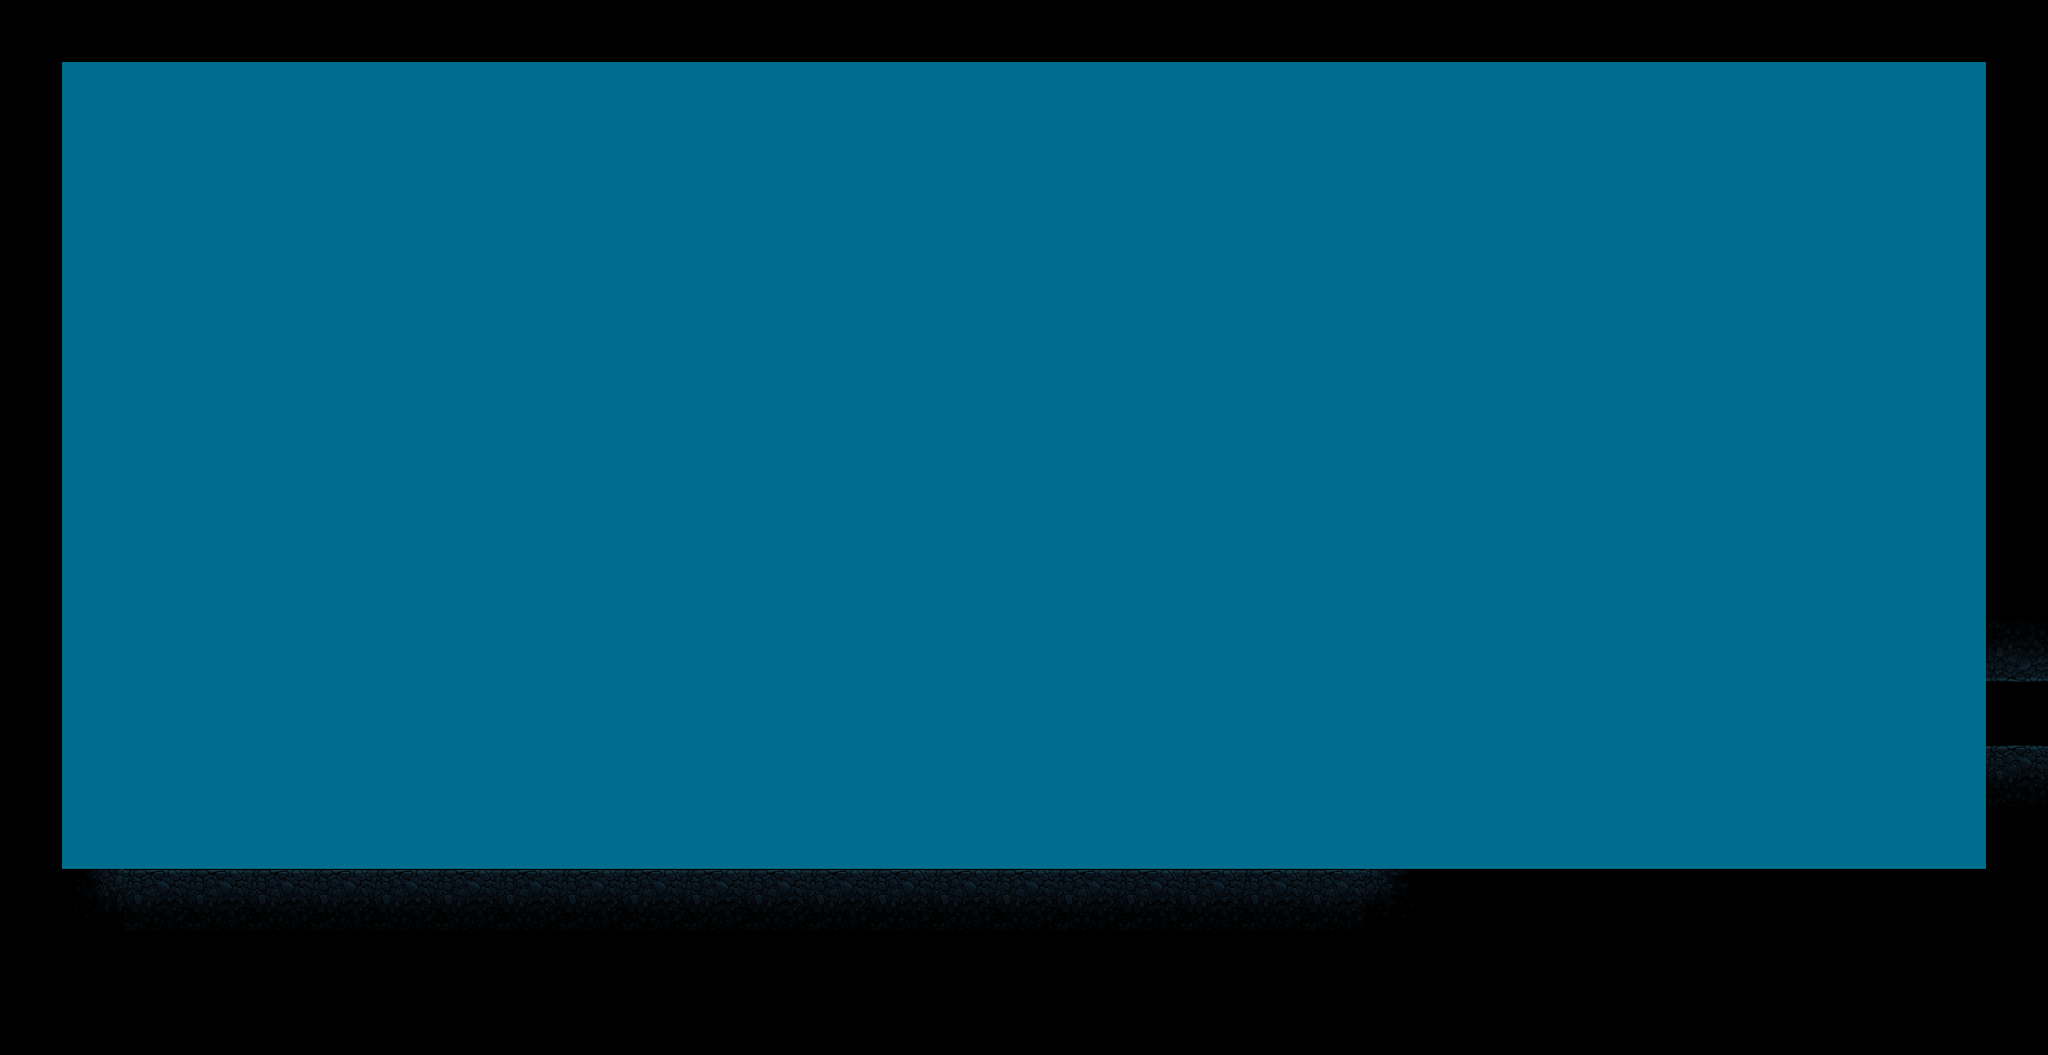

Below is a game level as drawn by its tile map, then a one-line description and the .tmx that defines it (tile-layer data replaced by summaries):
An orthogonal 33x17 tile map with 64x64 px tiles, 7 tile layers (Background, Rocks Third Layer, Rocks Second Layer, Rocks First Layer, ...), 9 tilesets and 6 objects (DungBeetle).

<map version="1.10" tiledversion="1.11.0" orientation="orthogonal" renderorder="right-down" width="33" height="17" tilewidth="64" tileheight="64" infinite="0" nextlayerid="76" nextobjectid="1396">
 <tileset firstgid="1" name="tiles_cave" tilewidth="64" tileheight="64" tilecount="100" columns="10">
  <image source="../Props/tiles_cave.png" width="640" height="640" />
 </tileset>
 <tileset firstgid="101" name="rocas1" tilewidth="64" tileheight="64" tilecount="480" columns="30">
  <image source="../Environment/rocas1.png" width="1920" height="1080" />
 </tileset>
 <tileset firstgid="581" name="rocas2" tilewidth="64" tileheight="64" tilecount="480" columns="30">
  <image source="../Environment/rocas2.png" width="1920" height="1080" />
 </tileset>
 <tileset firstgid="1061" name="rocas3" tilewidth="64" tileheight="64" tilecount="480" columns="30">
  <image source="../Environment/rocas3.png" width="1920" height="1080" />
 </tileset>
 <tileset firstgid="1541" name="Fondo_cueva" tilewidth="64" tileheight="64" tilecount="480" columns="30">
  <image source="../Environment/Fondo_cueva.png" width="1920" height="1080" />
 </tileset>
 <tileset firstgid="2021" name="niebla_fondo" tilewidth="64" tileheight="64" tilecount="480" columns="30">
  <image source="../Environment/niebla_fondo.png" width="1920" height="1080" />
 </tileset>
 <tileset firstgid="2501" name="piedras_columnas0" tilewidth="64" tileheight="64" tilecount="480" columns="30">
  <image source="../Environment/piedras_columnas0.png" width="1920" height="1080" />
 </tileset>
 <tileset firstgid="2981" name="piedras0" tilewidth="64" tileheight="64" tilecount="480" columns="30">
  <image source="../Environment/piedras0.png" width="1920" height="1080" />
 </tileset>
 <tileset firstgid="3461" name="spike3" tilewidth="64" tileheight="64" tilecount="4" columns="2">
  <image source="../Props/spike3.png" width="128" height="128" />
 </tileset>
 <layer id="44" name="Background" width="33" height="17" parallaxx="0" parallaxy="0">
  <properties>
   <property name="Draw" type="bool" value="true" />
  </properties>
  <data>[561 cells, 225 non-empty, 52 distinct tile ids]</data>
 </layer>
 <layer id="48" name="Rocks Third Layer" width="33" height="17" parallaxx="0" parallaxy="0">
  <properties>
   <property name="Draw" type="bool" value="true" />
  </properties>
  <data>[561 cells, 5 non-empty, 1 distinct tile ids]</data>
 </layer>
 <layer id="47" name="Rocks Second Layer" width="33" height="17" parallaxx="0" parallaxy="0">
  <properties>
   <property name="Draw" type="bool" value="true" />
  </properties>
  <data>[561 cells, 2 non-empty, 1 distinct tile ids]</data>
 </layer>
 <layer id="45" name="Rocks First Layer" width="33" height="17" parallaxx="0" parallaxy="0">
  <properties>
   <property name="Draw" type="bool" value="true" />
  </properties>
  <data>[561 cells, 10 non-empty, 3 distinct tile ids]</data>
 </layer>
 <layer id="69" name="Lights" width="33" height="17">
  <properties>
   <property name="Draw" type="bool" value="true" />
  </properties>
  <data>[561 cells, 6 non-empty, 1 distinct tile ids]</data>
 </layer>
 <layer id="23" name="Platforms" width="33" height="17" parallaxx="0" parallaxy="0">
  <properties>
   <property name="Draw" type="bool" value="true" />
   <property name="Forward" type="bool" value="false" />
   <property name="Navigation" type="bool" value="true" />
  </properties>
  <data>[561 cells, 375 non-empty, 8 distinct tile ids]</data>
 </layer>
 <layer id="54" name="Forward_Layer" width="33" height="17" parallaxx="0" parallaxy="0">
  <properties>
   <property name="Draw" type="bool" value="true" />
   <property name="Forward" type="bool" value="true" />
  </properties>
  <data>[561 cells, 0 non-empty, 0 distinct tile ids]</data>
 </layer>
 <objectgroup id="25" name="Doors">
  <properties>
   <property name="Doors" type="bool" value="true" />
  </properties>
 </objectgroup>
 <objectgroup id="26" name="Collisions">
  <object id="1365" x="62" y="64" width="1984" />
  <object id="1369" x="512" y="896" width="1540" />
  <object id="1376" x="66" y="896" width="446" />
 </objectgroup>
 <objectgroup id="58" name="Wall">
  <object id="1377" x="64" y="44" height="852" />
  <object id="1392" x="2048" y="56" height="870" />
 </objectgroup>
 <objectgroup id="75" name="Enemies">
  <object id="1394" name="DungBeetle" x="960" y="192" width="64" height="64" />
 </objectgroup>
</map>
